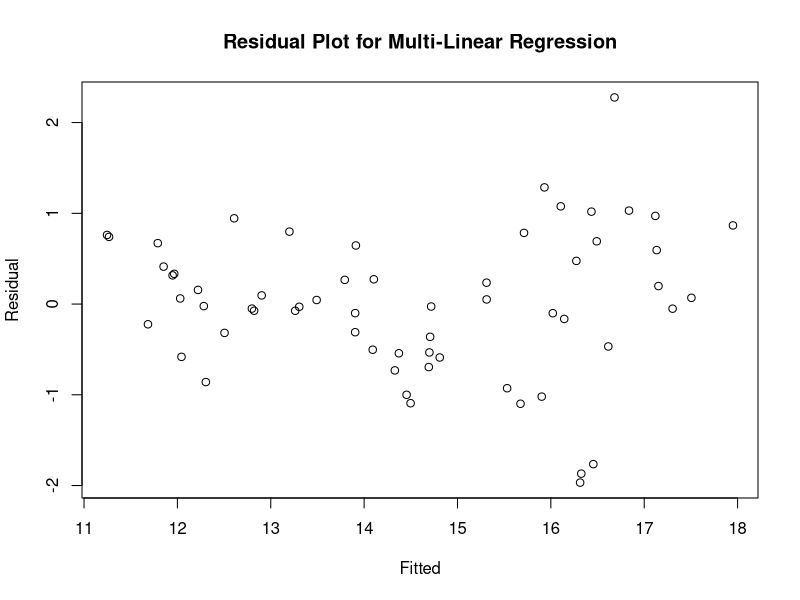

R code for this plot:
setwd("/Users/jordan.Mac/Desktop/college/clarkson/fall23/stats_project") # change this
cat("\f") # clean the console
rm(list = ls()) # clean the environment
# Lets read the data
# library(readxl)
df <- read.csv("fighterjetcosts.csv")

#df$vs <- factor(df$vs)
# Perform multiple linear regression
fit_mlr <- lm(FlyawayCost ~ Thrust + Climb + MTOW, data = df)

res <- resid(fit_mlr)
plot(fitted(fit_mlr), res, main = "Residual Plot for Multi-Linear Regression",
     xlab = "Fitted", ylab = "Residual")

# Print the summary of the regression model
print(summary(fit_mlr))

